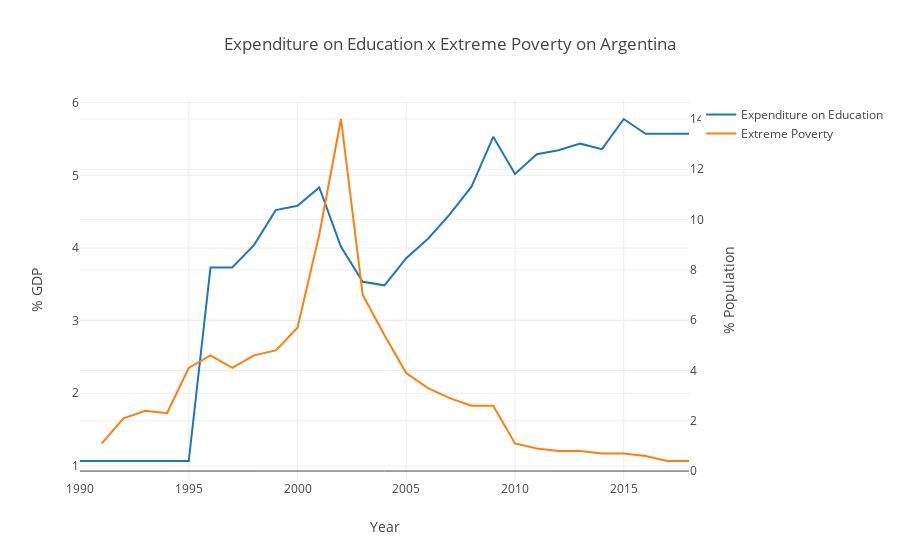

Source (notebook cell):
### Markdown cell above
### Argentina

### Code cell
fig_argentina = expenditure_edu_x_ext_poverty('Argentina')
py(fig_argentina)

### Figure 1 — Plotly figure (JSON) as saved in the notebook; plotly's stock layout.template omitted (floating-point values rounded to 4 significant figures)
{"data": [{"name": "Expenditure on Education", "type": "scatter", "uid": "d0cafec8-0f1b-42c4-87ca-2ef5c392d7d9", "x": ["1990", "1991", "1992", "1993", "1994", "1995", "1996", "1997", "1998", "1999", "2000", "2001", "2002", "2003", "2004", "2005", "2006", "2007", "2008", "2009", "2010", "2011", "2012", "2013", "2014", "2015", "2016", "2017", "2018"], "y": [1.067, 1.067, 1.067, 1.067, 1.067, 1.067, 3.732, 3.732, 4.04, 4.522, 4.58, 4.834, 4.017, 3.535, 3.487, 3.86, 4.128, 4.463, 4.844, 5.531, 5.02, 5.291, 5.346, 5.437, 5.361, 5.776, 5.572, 5.572, 5.572]}, {"name": "Extreme Poverty", "type": "scatter", "uid": "a8b6b83f-be15-4571-9795-729d16b03936", "x": ["1990", "1991", "1992", "1993", "1994", "1995", "1996", "1997", "1998", "1999", "2000", "2001", "2002", "2003", "2004", "2005", "2006", "2007", "2008", "2009", "2010", "2011", "2012", "2013", "2014", "2015", "2016", "2017", "2018"], "y": [null, 1.1, 2.1, 2.4, 2.3, 4.1, 4.6, 4.1, 4.6, 4.8, 5.7, 9.4, 14, 7, 5.4, 3.9, 3.3, 2.9, 2.6, 2.6, 1.1, 0.9, 0.8, 0.8, 0.7, 0.7, 0.6, 0.4, 0.4], "yaxis": "y2"}], "layout": {"title": {"text": "Expenditure on Education x Extreme Poverty on Argentina"}, "xaxis": {"title": {"text": "Year"}}, "yaxis": {"title": {"text": "% GDP"}}, "yaxis2": {"overlaying": "y", "side": "right", "title": {"text": "% Population"}}}}
